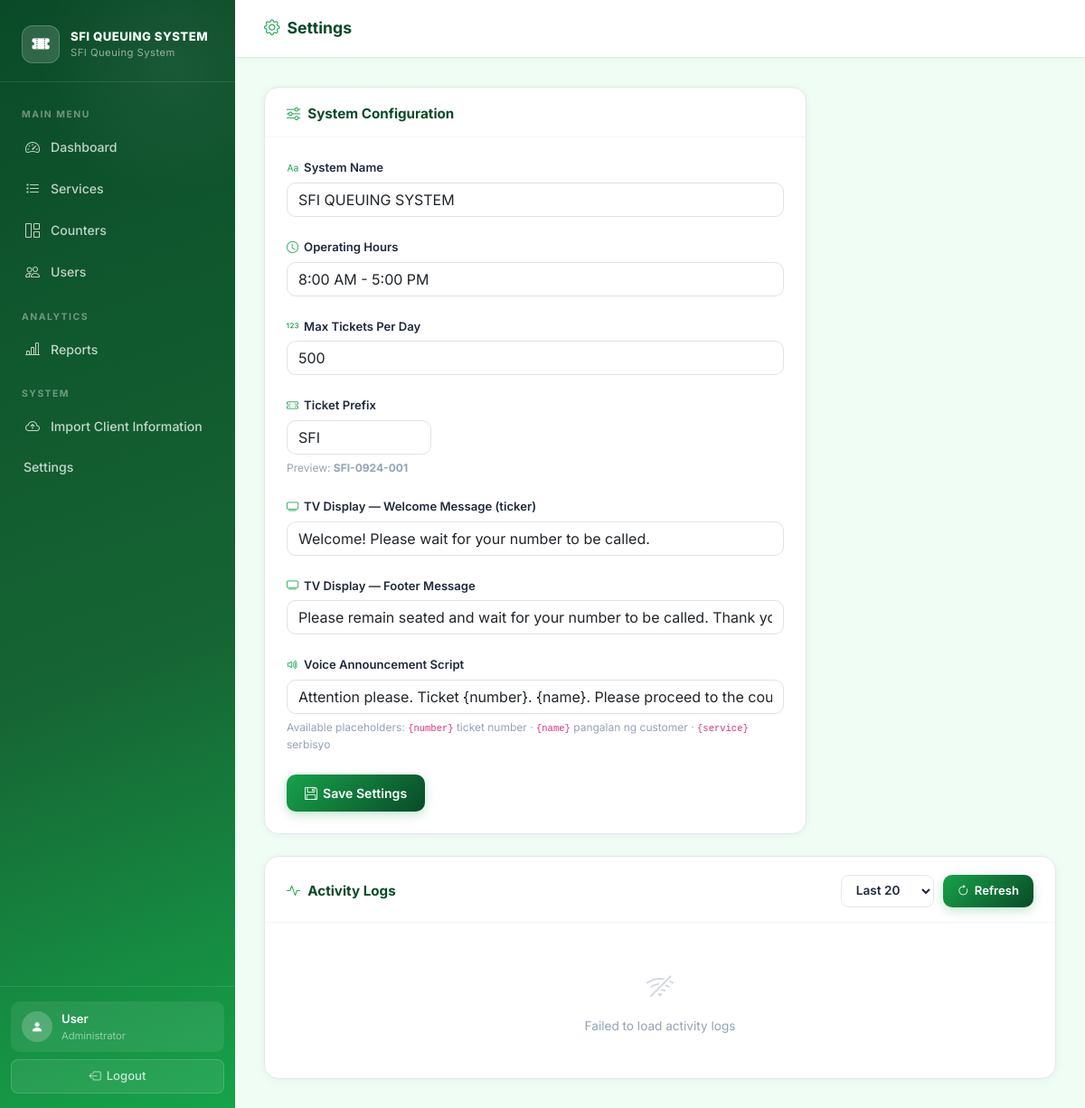
Screenshot of /admin/settings.php (signed in) with the database file from the repository.
### tables this page shows
CREATE TABLE `settings` (
  `key` varchar(100) NOT NULL,
  `value` text DEFAULT NULL
);

### config.php (called while the page is built, shortened)
<?php
function get_setting($pdo, $key, $default = '') {
    $stmt = $pdo->prepare("SELECT value FROM settings WHERE `key` = ?");
    $stmt->execute([$key]);
    $row = $stmt->fetch();
    return $row ? $row['value'] : $default;
}

### admin/settings.php (the view, shortened to what this page needs)
<?php
require_once __DIR__ . '/../config.php';
$system_name     = get_setting($pdo, 'system_name', 'SFI QUEUING SYSTEM');
$operating_hours = get_setting($pdo, 'operating_hours', '8:00 AM - 5:00 PM');
$max_tickets     = get_setting($pdo, 'max_tickets_per_day', '500');
$ticket_prefix   = get_setting($pdo, 'ticket_prefix', 'SFI');
$welcome_msg     = get_setting($pdo, 'display_welcome_message', 'Welcome! Please wait for your number to be called.');
$footer_msg      = get_setting($pdo, 'display_footer_message', 'Please remain seated and wait for your number to be called. Thank you.');
$voice_tpl       = get_setting($pdo, 'display_voice_message', 'Attention please. Ticket {number}. {name}. Please proceed to the counter.');
$active_page     = 'settings';
?>
<!DOCTYPE html>
<html lang="en">
<head>
<link href="https://cdn.jsdelivr.net/npm/bootstrap@5.3.2/dist/css/bootstrap.min.css" rel="stylesheet">
<link href="https://cdn.jsdelivr.net/npm/bootstrap-icons@1.11.3/font/bootstrap-icons.min.css" rel="stylesheet">
</head>
<body>
<?php include 'sidebar.php'; ?>
<div class="main-content">
  <div class="topbar">
    <div class="topbar-title"><i class="bi bi-gear"></i> Settings</div>
  </div>
  <div class="page-body">
    <div style="max-width:600px;">
      <div class="card-box">
        <div class="card-head">
          <h5><i class="bi bi-sliders"></i> System Configuration</h5>
        </div>
        <div class="card-body-inner">
          <form id="settingsForm">
            <div class="mb-4">
              <label style="font-size:0.82rem;font-weight:600;color:var(--gray-800);display:block;margin-bottom:6px;">
                <i class="bi bi-type" style="color:var(--green-main);margin-right:6px;"></i>System Name
              </label>
              <input class="form-control" id="settingSystemName"
                value="<?php echo htmlspecialchars($system_name); ?>"
                placeholder="e.g. SFI Queuing System" style="border-radius:10px;">
            </div>
            <div class="mb-4">
              <label style="font-size:0.82rem;font-weight:600;color:var(--gray-800);display:block;margin-bottom:6px;">
                <i class="bi bi-clock" style="color:var(--green-main);margin-right:6px;"></i>Operating Hours
              </label>
              <input class="form-control" id="settingHours"
                value="<?php echo htmlspecialchars($operating_hours); ?>"
                placeholder="e.g. 8:00 AM - 5:00 PM" style="border-radius:10px;">
            </div>
            <div class="mb-4">
              <label style="font-size:0.82rem;font-weight:600;color:var(--gray-800);display:block;margin-bottom:6px;">
                <i class="bi bi-123" style="color:var(--green-main);margin-right:6px;"></i>Max Tickets Per Day
              </label>
              <input type="number" class="form-control" id="settingMaxTickets"
                value="<?php echo htmlspecialchars($max_tickets); ?>"
                min="1" placeholder="e.g. 500" style="border-radius:10px;">
            </div>
            <div class="mb-4">
              <label style="font-size:0.82rem;font-weight:600;color:var(--gray-800);display:block;margin-bottom:6px;">
                <i class="bi bi-ticket-perforated" style="color:var(--green-main);margin-right:6px;"></i>Ticket Prefix
              </label>
              <input class="form-control" id="settingPrefix"
                value="<?php echo htmlspecialchars($ticket_prefix); ?>"
                placeholder="e.g. SFI" style="border-radius:10px;max-width:160px;">
              <div style="font-size:0.75rem;color:var(--gray-400);margin-top:6px;">
                Preview: <strong><?php echo htmlspecialchars($ticket_prefix); ?>-0924-001</strong>
              </div>
            </div>
            <div class="mb-4">
              <label style="font-size:0.82rem;font-weight:600;color:var(--gray-800);display:block;margin-bottom:6px;">
                <i class="bi bi-tv" style="color:var(--green-main);margin-right:6px;"></i>TV Display — Welcome Message (ticker)
              </label>
              <input class="form-control" id="settingWelcomeMsg"
                value="<?php echo htmlspecialchars($welcome_msg); ?>"
                maxlength="200" placeholder="Shown sa ticker kapag walang queue activity" style="border-radius:10px;">
            </div>
            <div class="mb-4">
              <label style="font-size:0.82rem;font-weight:600;color:var(--gray-800);display:block;margin-bottom:6px;">
                <i class="bi bi-tv" style="color:var(--green-main);margin-right:6px;"></i>TV Display — Footer Message
              </label>
              <input class="form-control" id="settingFooterMsg"
                value="<?php echo htmlspecialchars($footer_msg); ?>"
                maxlength="200" placeholder="Permanent na text sa pinaka-ibaba ng TV" style="border-radius:10px;">
            </div>
            <div class="mb-4">
              <label style="font-size:0.82rem;font-weight:600;color:var(--gray-800);display:block;margin-bottom:6px;">
                <i class="bi bi-volume-up" style="color:var(--green-main);margin-right:6px;"></i>Voice Announcement Script
              </label>
              <input class="form-control" id="settingVoiceMsg"
                value="<?php echo htmlspecialchars($voice_tpl); ?>"
                maxlength="300" placeholder="Attention please. Ticket {number}. {name}. Please proceed to the counter." style="border-radius:10px;">
              <div style="font-size:0.75rem;color:var(--gray-400);margin-top:6px;">
                Available placeholders: <code>{number}</code> ticket number · <code>{name}</code> pangalan ng customer · <code>{service}</code> serbisyo
              </div>
            </div>
            <button type="submit" class="btn-primary-green">
              <i class="bi bi-floppy"></i> Save Settings
            </button>
          </form>
        </div>
      </div>
    </div>
    <div class="card-box" style="margin-top:24px;">
      <div class="card-head">
        <h5><i class="bi bi-activity"></i> Activity Logs</h5>
        <div style="display:flex;align-items:center;gap:10px;">
          <select id="logLimit" class="filter-select" onchange="loadActivityLogs()">
            <option value="20">Last 20</option>
          </select>
          <button class="btn-primary-green" style="padding:8px 16px;font-size:0.82rem;" onclick="loadActivityLogs()">
            <i class="bi bi-arrow-clockwise"></i> Refresh
          </button>
        </div>
      </div>
      <div class="card-body-inner" id="activityLogs" style="padding:8px 24px;max-height:600px;overflow-y:auto;">
      </div>
    </div>
  </div>
</div>
</body>
</html>

### admin/sidebar.php (shortened to what this page needs)
<aside class="sidebar">
  <a href="/quewing_system/admin/dashboard.php" class="sidebar-brand">
    <div class="sidebar-logo"><i class="bi bi-ticket-perforated-fill"></i></div>
    <div class="sidebar-brand-text">
      <?php echo htmlspecialchars($system_name); ?>
      <span>SFI Queuing System</span>
    </div>
  </a>
  <nav class="sidebar-nav">
    <div class="sidebar-label">Main Menu</div>
    <a href="/quewing_system/admin/dashboard.php" class="nav-link-item <?= $active_page==='dashboard' ? 'active' : '' ?>">
      <i class="bi bi-speedometer2"></i> Dashboard
    </a>
    <a href="/quewing_system/admin/services.php" class="nav-link-item <?= $active_page==='services' ? 'active' : '' ?>">
      <i class="bi bi-list-task"></i> Services
    </a>
    <a href="/quewing_system/admin/counters.php" class="nav-link-item <?= $active_page==='counters' ? 'active' : '' ?>">
      <i class="bi bi-grid-1x2"></i> Counters
    </a>
    <a href="/quewing_system/admin/users.php" class="nav-link-item <?= $active_page==='users' ? 'active' : '' ?>">
      <i class="bi bi-people"></i> Users
    </a>
    <div class="sidebar-label" style="margin-top:8px;">Analytics</div>
    <a href="/quewing_system/admin/reports.php" class="nav-link-item <?= $active_page==='reports' ? 'active' : '' ?>">
      <i class="bi bi-bar-chart-line"></i> Reports
    </a>
    <div class="sidebar-label" style="margin-top:8px;">System</div>
    <a href="/quewing_system/admin/import_clients.php" class="nav-link-item <?= $active_page==='import_clients' ? 'active' : '' ?>">
      <i class="bi bi-cloud-arrow-up"></i> Import Client Information
    </a>
    <a href="/quewing_system/admin/settings.php" class="nav-link-item <?= $active_page==='settings' ? 'active' : '' ?>>
      <i class="bi bi-gear"></i> Settings
    </a>
  </nav>
  <div class="sidebar-footer">
    <div class="user-card">
      <div class="user-avatar"><i class="bi bi-person-fill"></i></div>
      <div class="user-info">
        <div class="user-name"><?php echo htmlspecialchars($_SESSION['user_name']); ?></div>
        <div class="user-role">Administrator</div>
      </div>
    </div>
    <a href="/quewing_system/api/auth/logout.php" class="btn-logout"
       onclick="event.preventDefault(); if(confirm('Logout?')) window.location.href=this.href;">
      <i class="bi bi-box-arrow-left"></i> Logout
    </a>
  </div>
</aside>

### admin/settings.php (style rules this page uses)
.filter-select { border: 1.5px solid var(--gray-200); border-radius: 9px; padding: 8px 12px; font-size: 0.85rem; font-family: 'Inter', sans-serif; font-weight: 600; color: var(--gray-800); background: #fff; outline: none; cursor: pointer; }

### rows the page displays
settings: value "SFI QUEUING SYSTEM"
settings: value "8:00 AM - 5:00 PM"
settings: value "500"
settings: value "SFI"

### other values shown
$_SESSION['user_name'] "User"
